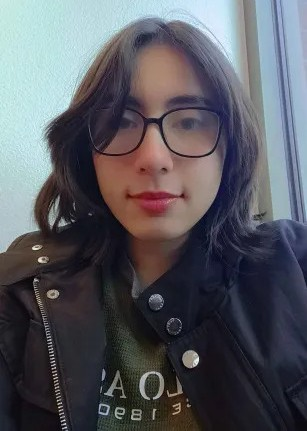
#> input picture src/frontend/wwwroot/images/profile_aj.jpg, 307 x 431 px, found by its file name; its folder holds only this picture in this run
$ python preprocess_20241201161241.py
#> lines starting #> are read from the running program, lines starting #| are printed output that depends on the picture
#> in process_images, image is the input picture: shape (431, 307, 3); mean B, G, R 95.7, 89, 88.1
import os
import cv2
import numpy as np


def resize_with_aspect_ratio(image, target_width, target_height, padding_color=(0, 0, 0)):
    """
    Resize an image while maintaining the aspect ratio, adding padding as needed.
    """
#> called with target_width = 256, target_height = 256, padding_color = (0, 0, 0)
    # Get original dimensions
    original_height, original_width = image.shape[:2]
#> original_height = 431; original_width = 307
    aspect_ratio = original_width / original_height
#> aspect_ratio = 0.712

    # Determine new dimensions based on target size and aspect ratio
    if (target_width / target_height) > aspect_ratio:
        # Fit by height
        new_height = target_height
        new_width = int(target_height * aspect_ratio)
#> new_width = 182
    else:
        # Fit by width
        new_width = target_width
        new_height = int(target_width / aspect_ratio)

    # Resize the image to the new dimensions
    resized_image = cv2.resize(
        image, (new_width, new_height), interpolation=cv2.INTER_AREA
    )

    # Create a new image with the target dimensions and the padding color
    padded_image = np.full(
        (target_height, target_width, 3), padding_color, dtype=np.uint8
    )

    # Center the resized image in the padded output
    x_offset = (target_width - new_width) // 2
#> x_offset = 37
    y_offset = (target_height - new_height) // 2
    padded_image[
        y_offset:y_offset + new_height, x_offset:x_offset + new_width
    ] = resized_image
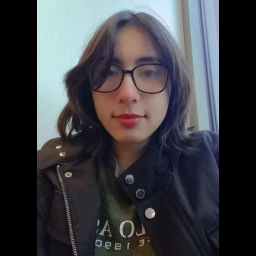
#> padded_image: shape (256, 256, 3); mean B, G, R 68, 63.3, 62.6

    return padded_image


def process_images(input_path, output_path, target_width=256, target_height=256, padding_color=(0, 0, 0)):
    """
    Process all images from the input path, resize them, and save to the output path.
    """
    # Ensure the output directory exists
    os.makedirs(output_path, exist_ok=True)

    # Iterate through all files in the input directory
    for file_name in os.listdir(input_path):
        input_file_path = os.path.join(input_path, file_name)

        # Check if the file is an image
        if file_name.lower().endswith(('.png', '.jpg', '.jpeg', '.bmp', '.tiff')):
            # Read the image
            image = cv2.imread(input_file_path)
            if image is None:
                print(f"Warning: Could not read image {input_file_path}")
                continue

            # Resize the image
            resized_image = resize_with_aspect_ratio(
                image, target_width, target_height, padding_color
            )

            # Save the processed image to the output path
            output_file_path = os.path.join(output_path, file_name)
            cv2.imwrite(output_file_path, resized_image)
            print(f"Processed and saved: {output_file_path}")


if __name__ == "__main__":
    # Define input and output directories
    # Replace with the path to your source images
    input_directory = "path/to/input/images"
    # Replace with the desired output path
    output_directory = "path/to/output/images"

    # Process images
    process_images(input_directory, output_directory)

$ run again, on src/frontend/wwwroot/images/profile_patrick.jpg
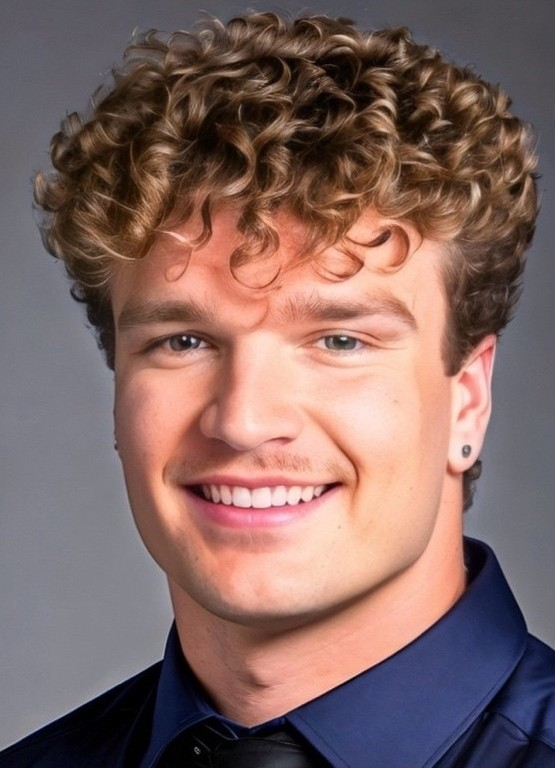
#> input picture src/frontend/wwwroot/images/profile_patrick.jpg, 555 x 768 px, found by its file name
#> in process_images, image is the input picture: shape (768, 555, 3); mean B, G, R 99.1, 103.1, 130.5
#> in resize_with_aspect_ratio, `padded_image[ y_offset:y_offset + new_height, x_offset:x_offset + new_..`:
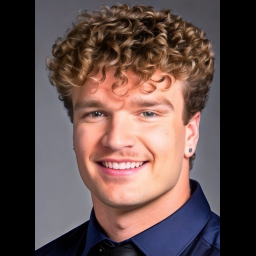
#> padded_image: shape (256, 256, 3); mean B, G, R 71.6, 74.5, 94.3
